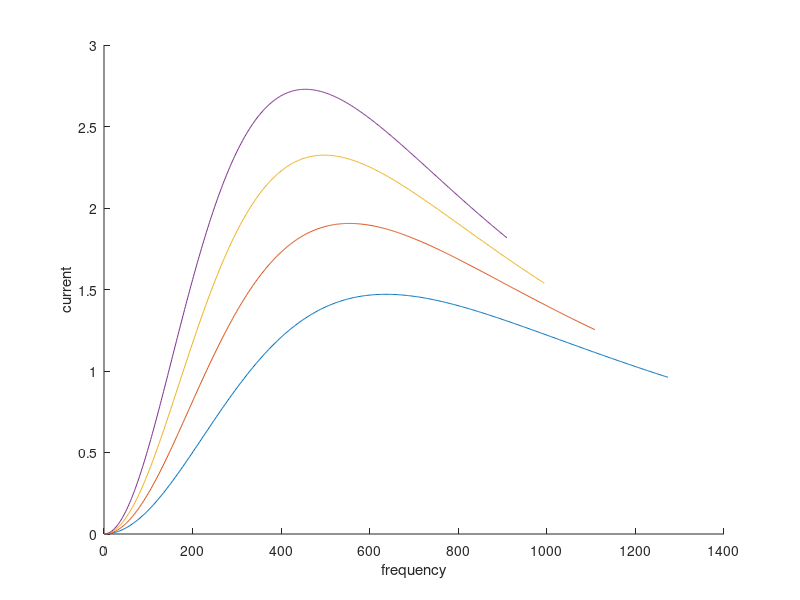

The MATLAB script that drew this image:
vs=250;
r=10;
l=5e-3;
for c=12.5e-6:4e-6:25e-6;
fr=1/(2*pi*sqrt(l*c));
step=2*fr/500;
f=[0:step:2*fr];
lv=length(f);
for k=1:lv
    xl=(2*pi*f(k)*l*1i);
    xc=1/(2*pi*f(k)*c*1i);
    z(k)=r+(xl-xc);
    current(k)=vs/z(k);
hold on;
end;
plot(f,current)
end;
xlabel('frequency')
ylabel('current')